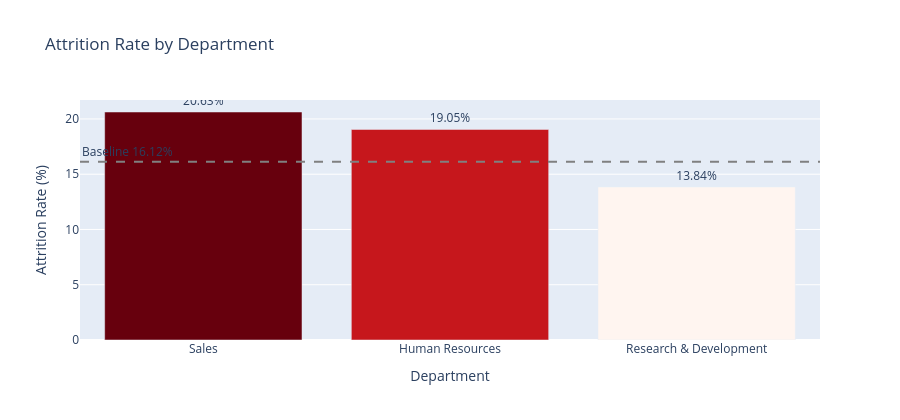

Write notebook code for a chart like this one.
### Markdown cell above
## Objective 3 — Analyze Organizational Attrition Patterns

**Business questions:** How does attrition vary by department, job role, and job level?

### Code cell
plot_attrition_rate(df_clean, 'Department', 'Attrition Rate by Department').show()

### Figure 1 — Plotly figure (JSON) as saved in the notebook; plotly's stock layout.template omitted (floating-point values rounded to 4 significant figures)
{"data": [{"customdata": [[446], [63], [961]], "hovertemplate": "Department=%{x}<br>Attrition Rate (%)=%{marker.color}<br>Headcount=%{customdata[0]}<extra></extra>", "legendgroup": "", "marker": {"color": [20.63, 19.05, 13.84], "coloraxis": "coloraxis", "pattern": {"shape": ""}}, "name": "", "orientation": "v", "showlegend": false, "text": [20.63, 19.05, 13.84], "textposition": "outside", "texttemplate": "%{text}%", "type": "bar", "x": ["Sales", "Human Resources", "Research & Development"], "xaxis": "x", "y": [20.63, 19.05, 13.84], "yaxis": "y"}], "layout": {"annotations": [{"showarrow": false, "text": "Baseline 16.12%", "x": 0, "xanchor": "left", "xref": "x domain", "y": 16.12, "yanchor": "bottom", "yref": "y"}], "barmode": "relative", "coloraxis": {"autocolorscale": false, "colorbar": {"title": {"text": "Attrition Rate (%)"}}, "colorscale": [[0.0, "rgb(255,245,240)"], [0.125, "rgb(254,224,210)"], [0.25, "rgb(252,187,161)"], [0.375, "rgb(252,146,114)"], [0.5, "rgb(251,106,74)"], [0.625, "rgb(239,59,44)"], [0.75, "rgb(203,24,29)"], [0.875, "rgb(165,15,21)"], [1.0, "rgb(103,0,13)"]], "showscale": false}, "height": 420, "legend": {"tracegroupgap": 0}, "shapes": [{"line": {"color": "gray", "dash": "dash"}, "type": "line", "x0": 0, "x1": 1, "xref": "x domain", "y0": 16.12, "y1": 16.12, "yref": "y"}], "showlegend": false, "title": {"text": "Attrition Rate by Department"}, "xaxis": {"anchor": "y", "domain": [0.0, 1.0], "title": {"text": "Department"}}, "yaxis": {"anchor": "x", "domain": [0.0, 1.0], "title": {"text": "Attrition Rate (%)"}}}}
